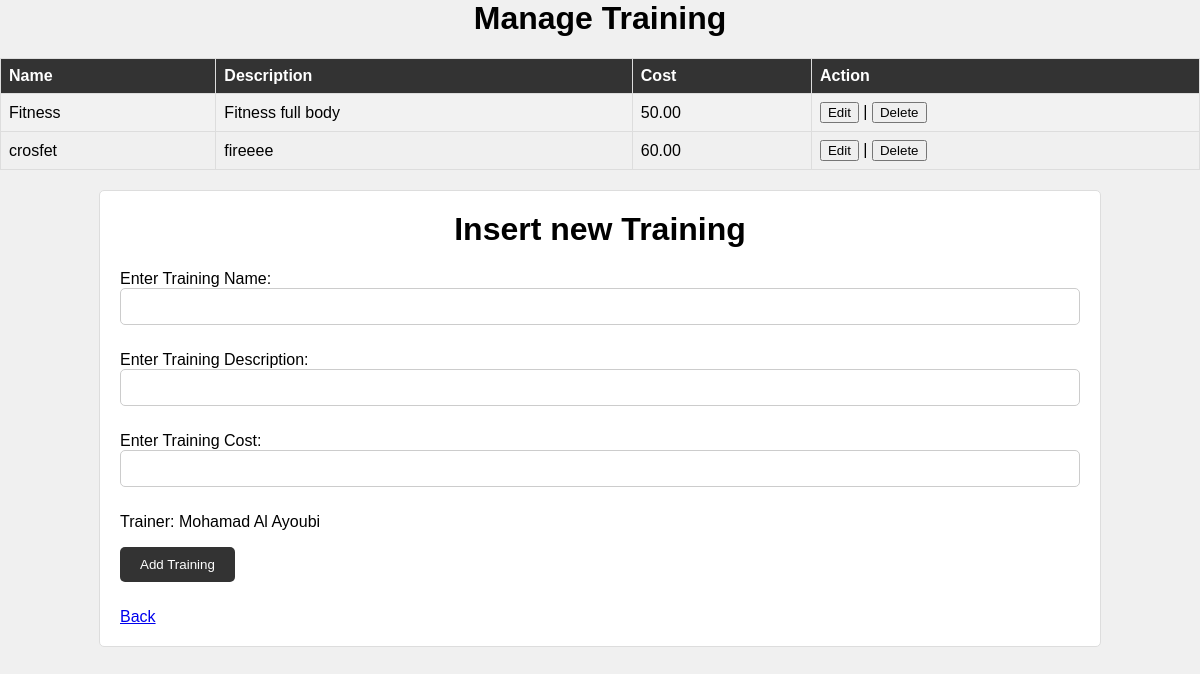
Page /Training.php (signed in) on the committed database.
### tables this page shows
CREATE TABLE `training` (
  `training_id` int(11) NOT NULL,
  `trainer_id` int(11) DEFAULT NULL,
  `name` varchar(100) DEFAULT NULL,
  `description` text DEFAULT NULL,
  `cost` decimal(10,2) DEFAULT NULL
);

CREATE TABLE `trainer` (
  `trainer_id` int(11) NOT NULL,
  `name` varchar(100) DEFAULT NULL,
  `email` varchar(100) DEFAULT NULL,
  `mobile` varchar(20) DEFAULT NULL,
  `username` varchar(50) DEFAULT NULL,
  `password` varchar(50) DEFAULT NULL
);

### Training.php (the view, shortened to what this page needs)
<?php
require 'connection.php';
if (isset($_SESSION['trainer_id'])) {
    $trainer_id = $_SESSION['trainer_id'];
    $query = "SELECT * FROM training WHERE trainer_id='$trainer_id'";
    $result = mysqli_query($con, $query);
    echo "<h1><center>Manage Training</center></h1>";
    echo "<table border='1'>";
    echo "<tr>
    <th>Name</th>
    <th>Description</th>
    <th>Cost</th>
    <th>Action</th>
    </tr>";
    while ($row = mysqli_fetch_assoc($result)) {
        echo "<tr>
        <td>{$row['name']}</td>
        <td>{$row['description']}</td>
        <td>{$row['cost']}</td>
        <td>
            <button onclick='editCost({$row['training_id']}, \"{$row['name']}\", \"{$row['description']}\", \"{$row['cost']}\")'>Edit</button> |
            <form method='post' style='display:inline;'>
                <input type='hidden' name='training_id' value='{$row['training_id']}'>
                <button type='submit' name='delete'>Delete</button>
            </form>
        </td></tr>";
    }
    echo "</table>";
}
?>
<!DOCTYPE html>
<html>
<head>
</head>
<body>
    <main>
        <h1><center>Insert new Training</center></h1>
        <form method="post">
            <p>Enter Training Name: <input type="text" name="name" required></p>
            <p>Enter Training Description: <input type="text" name="description" required></p>
            <p>Enter Training Cost: <input type="text" name="cost" required></p>
            <?php
            if (isset($_SESSION['trainer_id'])) {
                $trainer_id = $_SESSION['trainer_id'];
                $query = "SELECT name FROM trainer WHERE trainer_id='$trainer_id'";
                $result = mysqli_query($con, $query);
                $trainer_name = mysqli_fetch_assoc($result)['name'];
                echo "<p>Trainer: $trainer_name</p>";
            }
            ?>
            <p><input type="submit" name="sb" value="Add Training"></p>
        </form>
        <a href="HomePage.php">Back</a>
    </main>
</body>
</html>

### Training.php (style rules this page uses)
body { font-family: Arial, sans-serif; margin: 0; padding: 0; background-color: #f0f0f0; }
main { padding: 20px; background-color: #fff; margin: 20px auto; width: 80%; border: 1px solid #ddd; border-radius: 5px; }
h1 { margin-top: 0; }
table { border-collapse: collapse; width: 100%; }
th, td { border: 1px solid #ddd; padding: 8px; text-align: left; }
th { background-color: #333; color: #fff; }
tr:nth-child(even) { background-color: #f2f2f2; }
input[type="text"], input[type="number"], input[type="submit"], input[type="reset"] { padding: 10px; border: 1px solid #ccc; border-radius: 5px; width: 100%; box-sizing: border-box; margin-bottom: 10px; }
input[type="submit"], input[type="reset"] { width: auto; background-color: #333; color: #fff; border: none; cursor: pointer; padding: 10px 20px; }

### rows in the picture
training: name "Fitness", description "Fitness full body", cost "50.00"
training: name "crosfet", description "fireeee", cost "60.00"
trainer: name "Mohamad Al Ayoubi"
